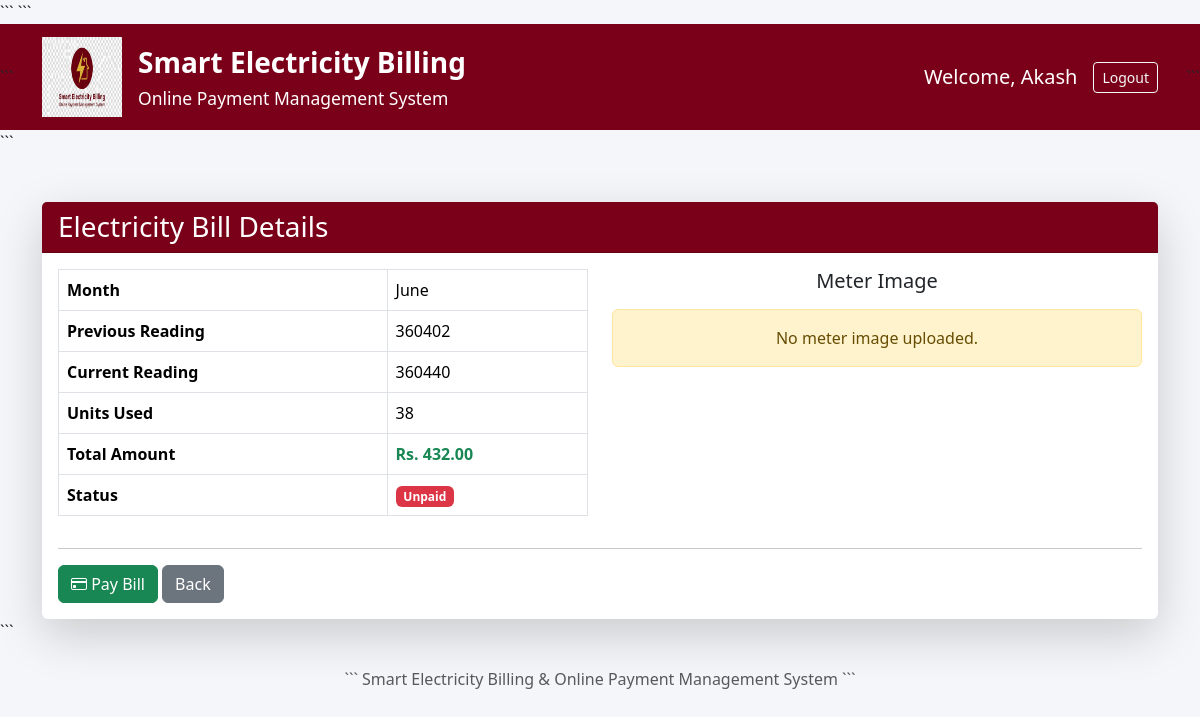
/bill/11/ (signed in), run on an earlier commit of the app's database.
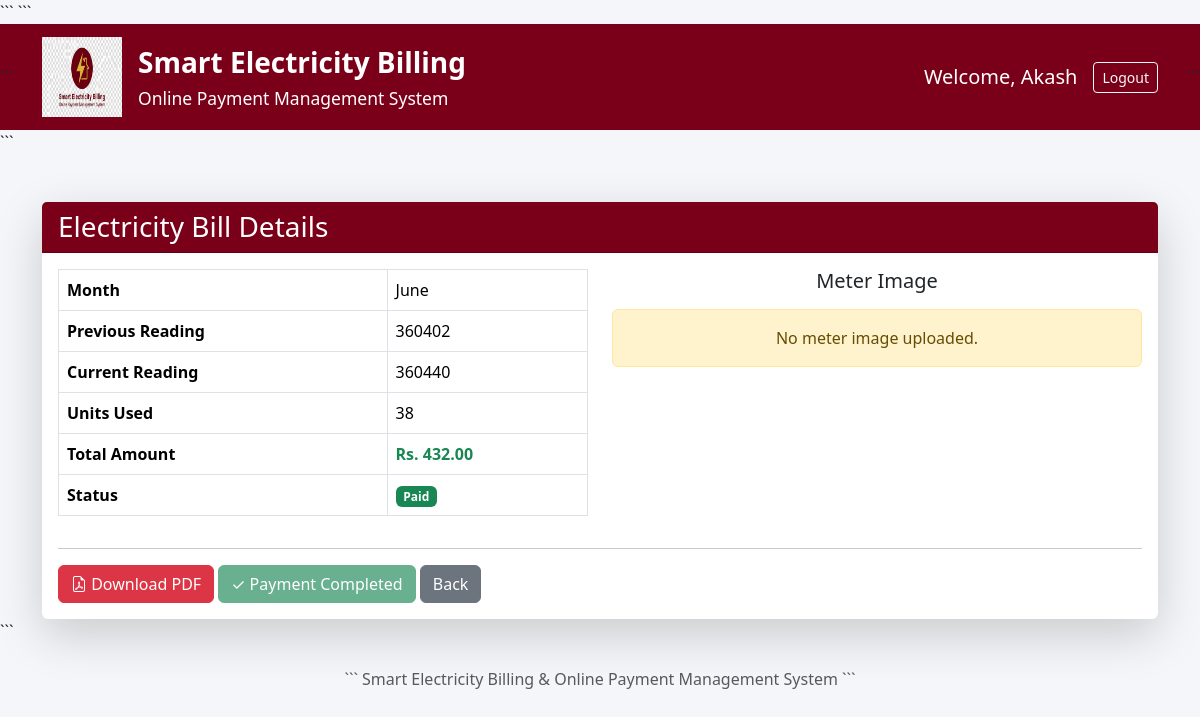
And on a later commit of the database.
### billing/views.py (the view)
@login_required
def bill_detail(request, bill_id):
    bill = Bill.objects.get(
        id=bill_id,
        user=request.user
    )
    return render(
        request,
        'billing/bill_detail.html',
        {'bill': bill}
    )

### billing/templates/billing/bill_detail.html (shortened to what this page needs)
{% extends 'billing/base.html' %}
{% block content %}
<div class="container mt-5">
    <div class="card shadow-lg border-0">
        <div class="card-header text-white"
             style="background:#7A0019;">
            <h3 class="mb-0">
                Electricity Bill Details
            </h3>
        </div>
        <div class="card-body">
            <div class="row">
                <div class="col-md-6">
                    <table class="table table-bordered">
                        <tr>
                            <th>Month</th>
                            <td>{{ bill.meter_reading.month }}</td>
                        </tr>
                        <tr>
                            <th>Previous Reading</th>
                            <td>{{ bill.meter_reading.previous_reading }}</td>
                        </tr>
                        <tr>
                            <th>Current Reading</th>
                            <td>{{ bill.meter_reading.current_reading }}</td>
                        </tr>
                        <tr>
                            <th>Units Used</th>
                            <td>{{ bill.meter_reading.units_used }}</td>
                        </tr>
                        <tr>
                            <th>Total Amount</th>
                            <td>
                                <strong class="text-success">
                                    Rs. {{ bill.total_amount }}
                                </strong>
                            </td>
                        </tr>
                        <tr>
                            <th>Status</th>
                            <td>
                                {% if bill.bill_status == "Paid" %}
                                <span class="badge bg-success">
                                    Paid
                                </span>
                                {% else %}
                                <span class="badge bg-danger">
                                    Unpaid
                                </span>
                                {% endif %}
                            </td>
                        </tr>
                    </table>
                </div>
                <div class="col-md-6 text-center">
                    <h5 class="mb-3">
                        Meter Image
                    </h5>
                    {% if bill.meter_reading.meter_image %}
                    <img
                        src="{{ bill.meter_reading.meter_image.url }}"
                        class="img-fluid rounded shadow"
                        style="max-height:350px;"
                    >
                    {% else %}
                    <div class="alert alert-warning">
                        No meter image uploaded.
                    </div>
                    {% endif %}
                </div>
            </div>
            <hr>
            <div class="mt-3">
                {% if bill.bill_status == "Unpaid" %}
                    <a href="{% url 'make_payment' bill.id %}"
                       class="btn btn-success">
                        <i class="bi bi-credit-card"></i>
                        Pay Bill
                    </a>
                {% else %}
                    <a href="{% url 'download_bill' bill.id %}"
                       class="btn btn-danger">
                        <i class="bi bi-file-earmark-pdf"></i>
                        Download PDF
                    </a>
                    <button class="btn btn-success" disabled>
                        ✓ Payment Completed
                    </button>
                {% endif %}
                <a href="{% url 'bill_history' %}"
                   class="btn btn-secondary">
                    Back
                </a>
            </div>
        </div>
    </div>
</div>
{% endblock %}

What changed in the data, as far as the page shows it:
changed Bill "June": bill_status "Unpaid" → "Paid" (drawn)
Also different on the page:
text no longer shown: "Unpaid Pay Bill"
text now shown: "Paid Download PDF ✓ Payment Completed"
